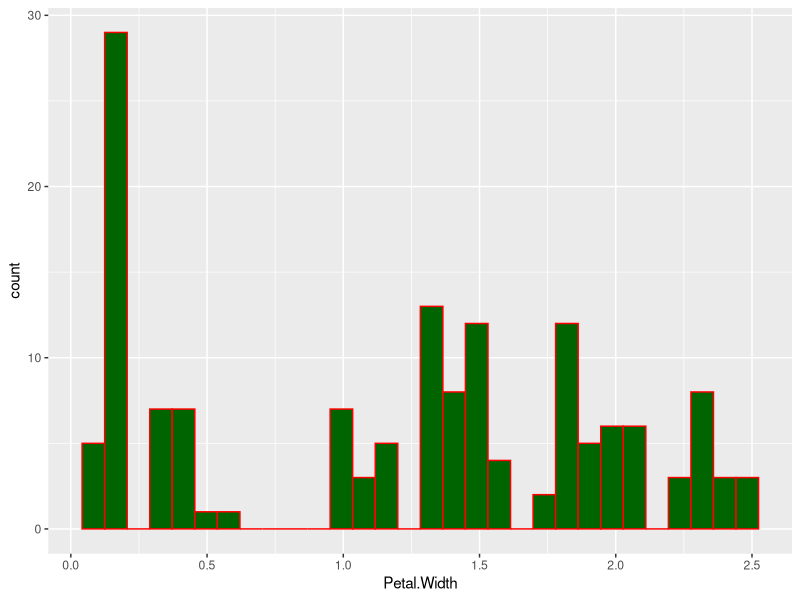

This chart was generated by the following R code:
## ---- chunk 1
knitr::opts_chunk$set(echo = TRUE)
library(tidyverse)
## ---- chunk 2
ggplot(iris) +
  aes(x = Petal.Width) +
  geom_histogram(color = "red",
                 fill = "darkgreen") 

